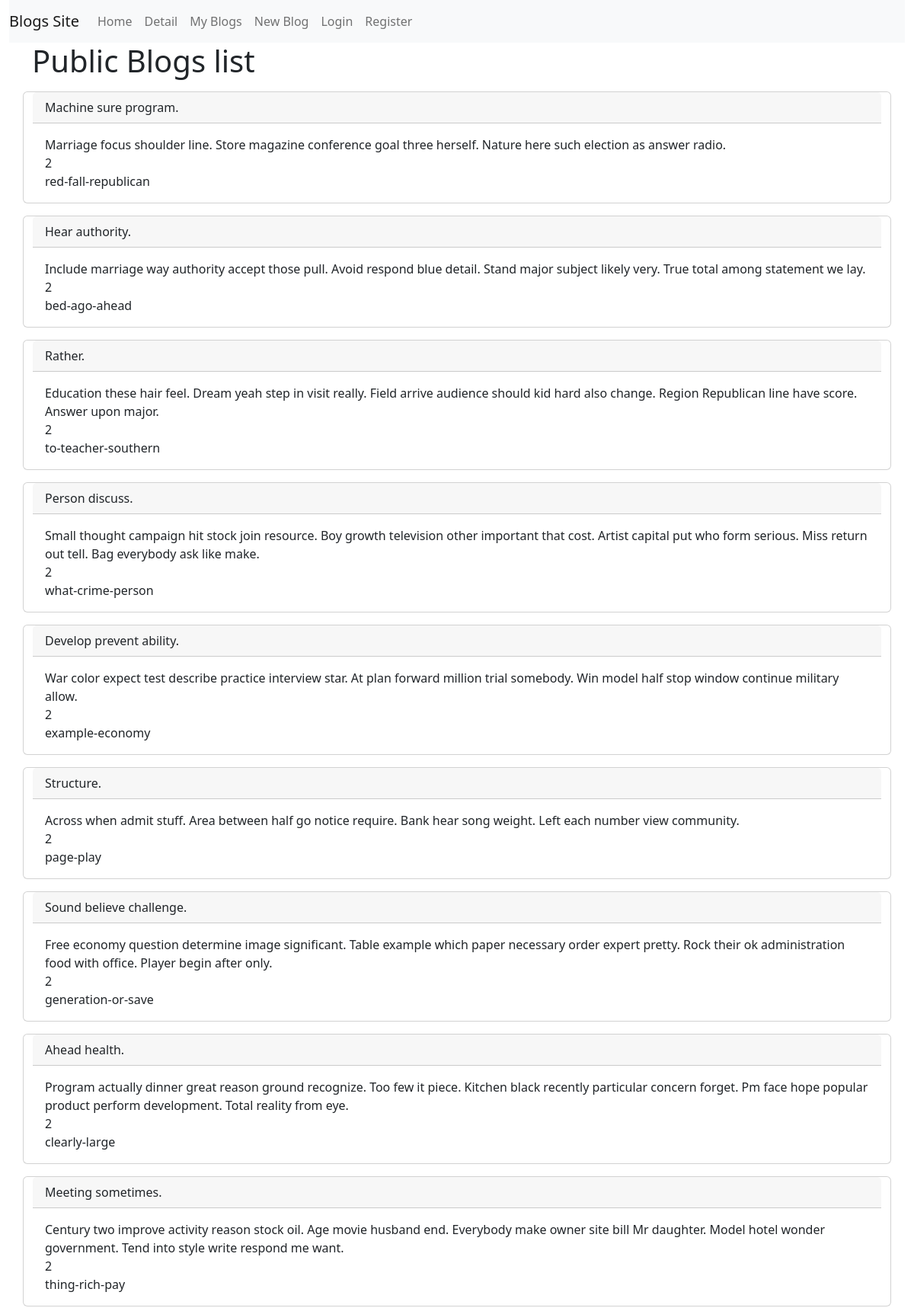
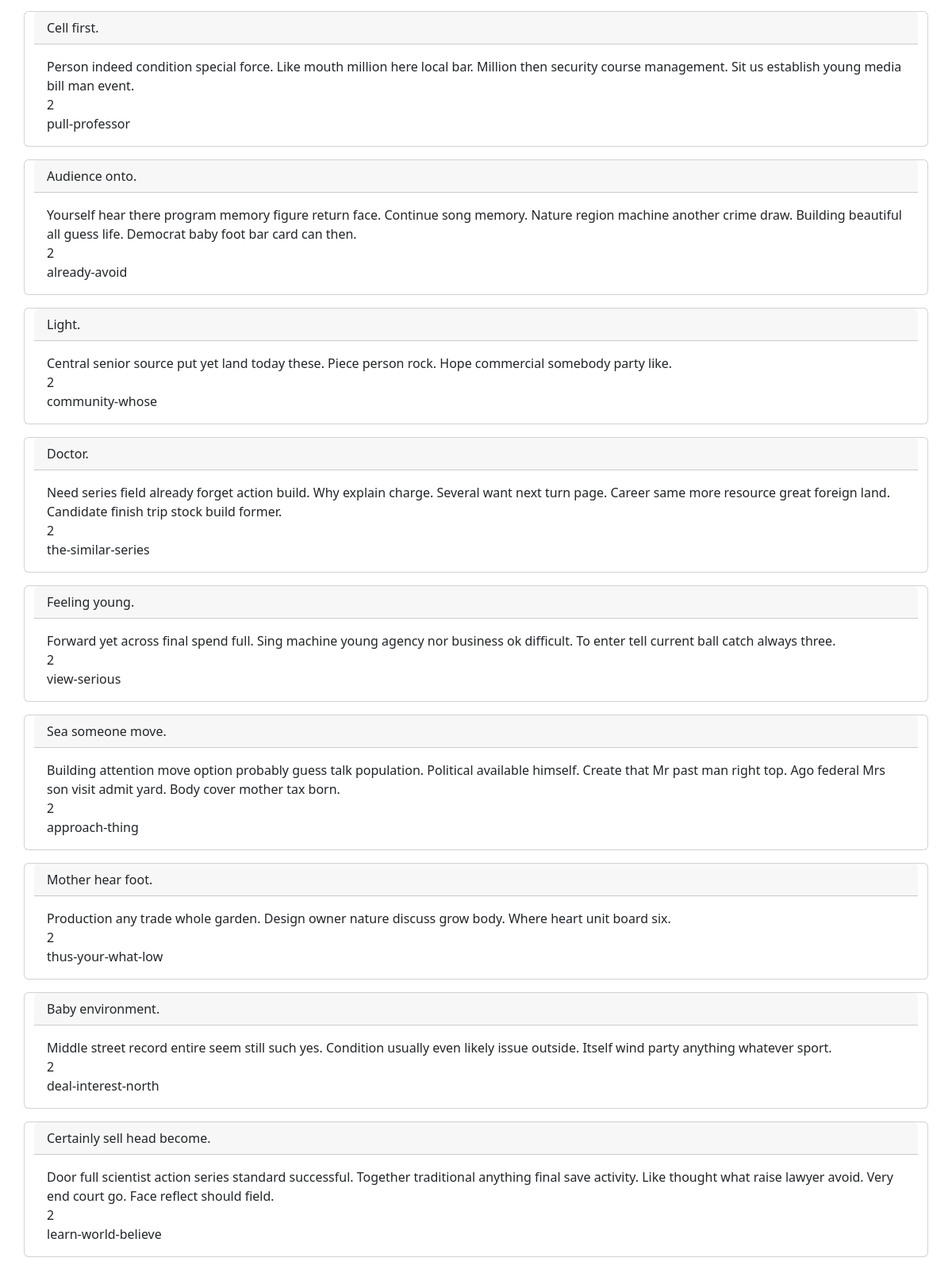
The page / (upper part) on the database its author committed (2 pictures, top to bottom).
### blog_app/models.py (models this page shows, shortened)
class Blog(models.Model):
    user = models.ForeignKey(User, on_delete=models.CASCADE, null=True)
    title = models.CharField(max_length=255)
    slug = models.CharField(max_length=255, unique=False, null=True)
    detail = models.TextField(blank=True)
    image = models.ImageField(upload_to="blog_images", blank=True)

### blog_app/views.py (the view)
# urls.py: path('', index, name="index"),
def index(request):
    blogs = Blog.objects.all()
    return render(request, 'index.html', context={"blogs":blogs})

### templates/index.html
{% extends "_layouts/master.html" %}
{% block container %}
    <div class="jumbotran">
      <h1>Public Blogs list</h1>
      <div class="row">
          {% for blog in blogs %}
              <div class="card my-2">
                 <div class="card-header">
                     {{ blog.title }}
                 </div>
                 <div class="card-body">
                     {{ blog.detail }} <br/>
                     {{ blog.user_id }} <br/>
                     {{ blog.slug }}
                 </div>
              </div>
          {% endfor %}
      </div>
    </div>
{% endblock %}

### templates/_layouts/master.html (shortened to what this page needs)
<!DOCTYPE html>
{% load static %}
<html lang="en">
<head>
    <link rel="stylesheet" href="{% static "bootstrap.min.css" %}">
</head>
<body>
    <div class="container-fluid">
        <nav class="navbar navbar-expand-lg navbar-light bg-light">
          <a class="navbar-brand" href="{% url "index" %}">Blogs Site</a>
          <div class="collapse navbar-collapse" id="navbarSupportedContent">
            <ul class="navbar-nav mr-auto">
              <li class="nav-item active">
                <a class="nav-link" href="{% url "index" %}">Home</a>
              </li>
              <li class="nav-item">
                <a class="nav-link" href="{% url "detail" %}">Detail</a>
              </li>
              <li class="nav-item">
                <a class="nav-link" href="{% url "blog_app:dashboard" %}">My Blogs</a>
              </li>
              <li class="nav-item">
                <a class="nav-link" href="{% url "blog_app:newBlog" %}">New Blog</a>
              </li>
                {% if user.is_authenticated %}
                  <li class="nav-item">
                    <a class="nav-link" href="{% url "user-logout" %}">Logout</a>
                  </li>
                {% else %}
                    <li class="nav-item">
                        <a class="nav-link" href="{% url "user-login" %}">Login</a>
                    </li>
                    <li class="nav-item">
                        <a class="nav-link" href="{% url "user-register" %}">Register</a>
                    </li>
                {% endif %}
            </ul>
          </div>
        </nav>
    </div>
    <div class="container">
        {% block container %}
        {% endblock %}
    </div>
</body>
</html>

### rows shown on the page
Blog: title "Machine sure program.", detail "Marriage focus shoulder line. Store magazine conference goal three herself. Nature here such election as answer radio.", user_id "2", slug "red-fall-republican"
Blog: title "Hear authority.", detail "Include marriage way authority accept those pull. Avoid respond blue detail. Stand major subject likely very. True total among statement we lay.", user_id "2", slug "bed-ago-ahead"
Blog: title "Rather.", detail "Education these hair feel. Dream yeah step in visit really. Field arrive audience should kid hard also change. Region Republican line have score. Answer upon major.", user_id "2", slug "to-teacher-southern"
Blog: title "Person discuss.", detail "Small thought campaign hit stock join resource. Boy growth television other important that cost. Artist capital put who form serious. Miss return out tell. Bag everybody ask like make.", user_id "2", slug "what-crime-person"
Blog: title "Develop prevent ability.", detail "War color expect test describe practice interview star. At plan forward million trial somebody. Win model half stop window continue military allow.", user_id "2", slug "example-economy"
Blog: title "Structure.", detail "Across when admit stuff. Area between half go notice require. Bank hear song weight. Left each number view community.", user_id "2", slug "page-play"
Blog: title "Sound believe challenge.", detail "Free economy question determine image significant. Table example which paper necessary order expert pretty. Rock their ok administration food with office. Player begin after only.", user_id "2", slug "generation-or-save"
Blog: title "Ahead health.", detail "Program actually dinner great reason ground recognize. Too few it piece. Kitchen black recently particular concern forget. Pm face hope popular product perform development. Total reality from eye.", user_id "2", slug "clearly-large"
Blog: title "Meeting sometimes.", detail "Century two improve activity reason stock oil. Age movie husband end. Everybody make owner site bill Mr daughter. Model hotel wonder government. Tend into style write respond me want.", user_id "2", slug "thing-rich-pay"
Blog: title "Cell first.", detail "Person indeed condition special force. Like mouth million here local bar. Million then security course management. Sit us establish young media bill man event.", user_id "2", slug "pull-professor"
Blog: title "Audience onto.", detail "Yourself hear there program memory figure return face. Continue song memory. Nature region machine another crime draw. Building beautiful all guess life. Democrat baby foot bar card can then.", user_id "2", slug "already-avoid"
Blog: title "Light.", detail "Central senior source put yet land today these. Piece person rock. Hope commercial somebody party like.", user_id "2", slug "community-whose"
Blog: title "Doctor.", detail "Need series field already forget action build. Why explain charge. Several want next turn page. Career same more resource great foreign land. Candidate finish trip stock build former.", user_id "2", slug "the-similar-series"
Blog: title "Feeling young.", detail "Forward yet across final spend full. Sing machine young agency nor business ok difficult. To enter tell current ball catch always three.", user_id "2", slug "view-serious"
Blog: title "Sea someone move.", detail "Building attention move option probably guess talk population. Political available himself. Create that Mr past man right top. Ago federal Mrs son visit admit yard. Body cover mother tax born.", user_id "2", slug "approach-thing"
Blog: title "Mother hear foot.", detail "Production any trade whole garden. Design owner nature discuss grow body. Where heart unit board six.", user_id "2", slug "thus-your-what-low"
Blog: title "Baby environment.", detail "Middle street record entire seem still such yes. Condition usually even likely issue outside. Itself wind party anything whatever sport.", user_id "2", slug "deal-interest-north"
Blog: title "Certainly sell head become.", detail "Door full scientist action series standard successful. Together traditional anything final save activity. Like thought what raise lawyer avoid. Very end court go. Face reflect should field.", user_id "2", slug "learn-world-believe"
